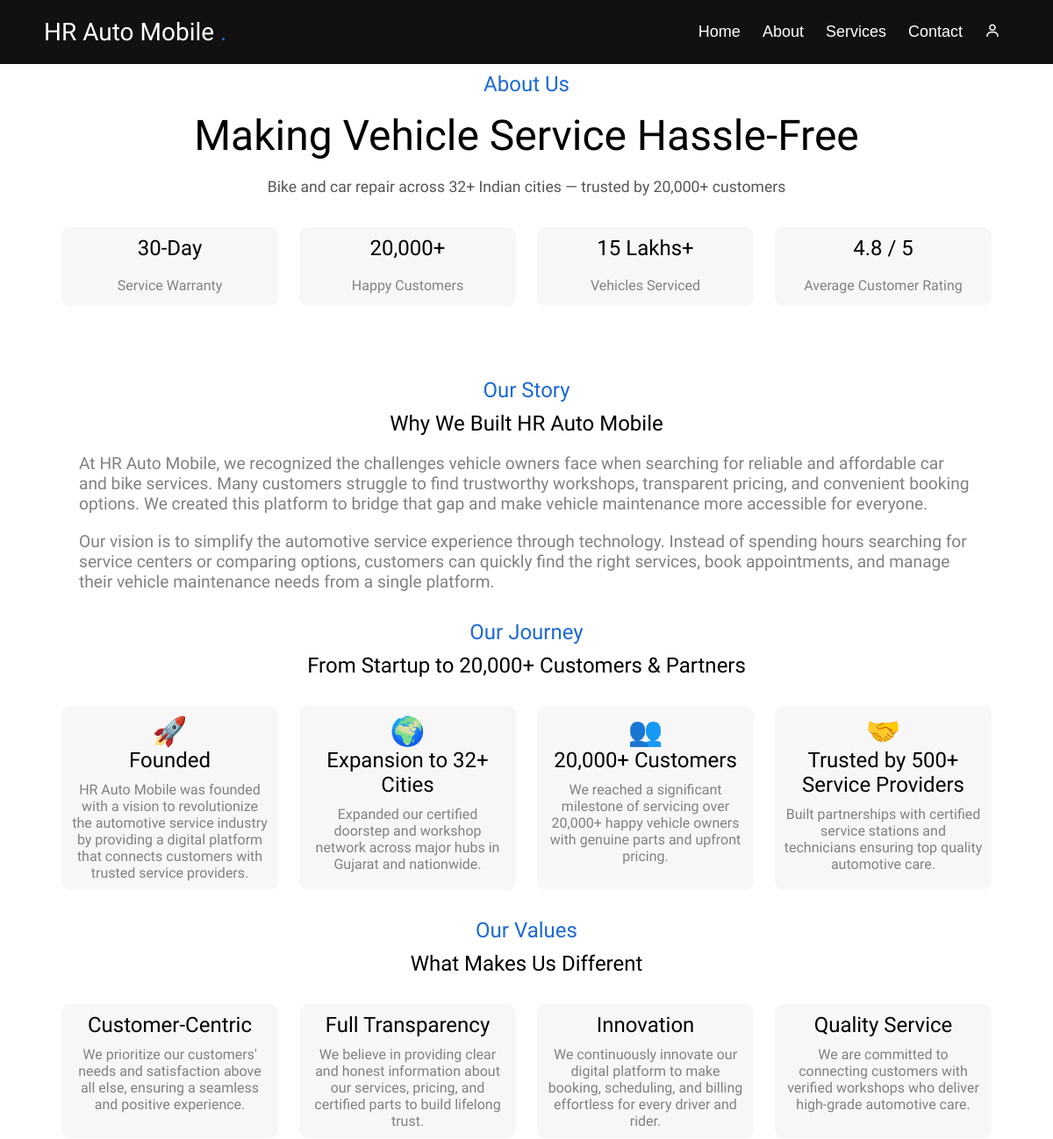
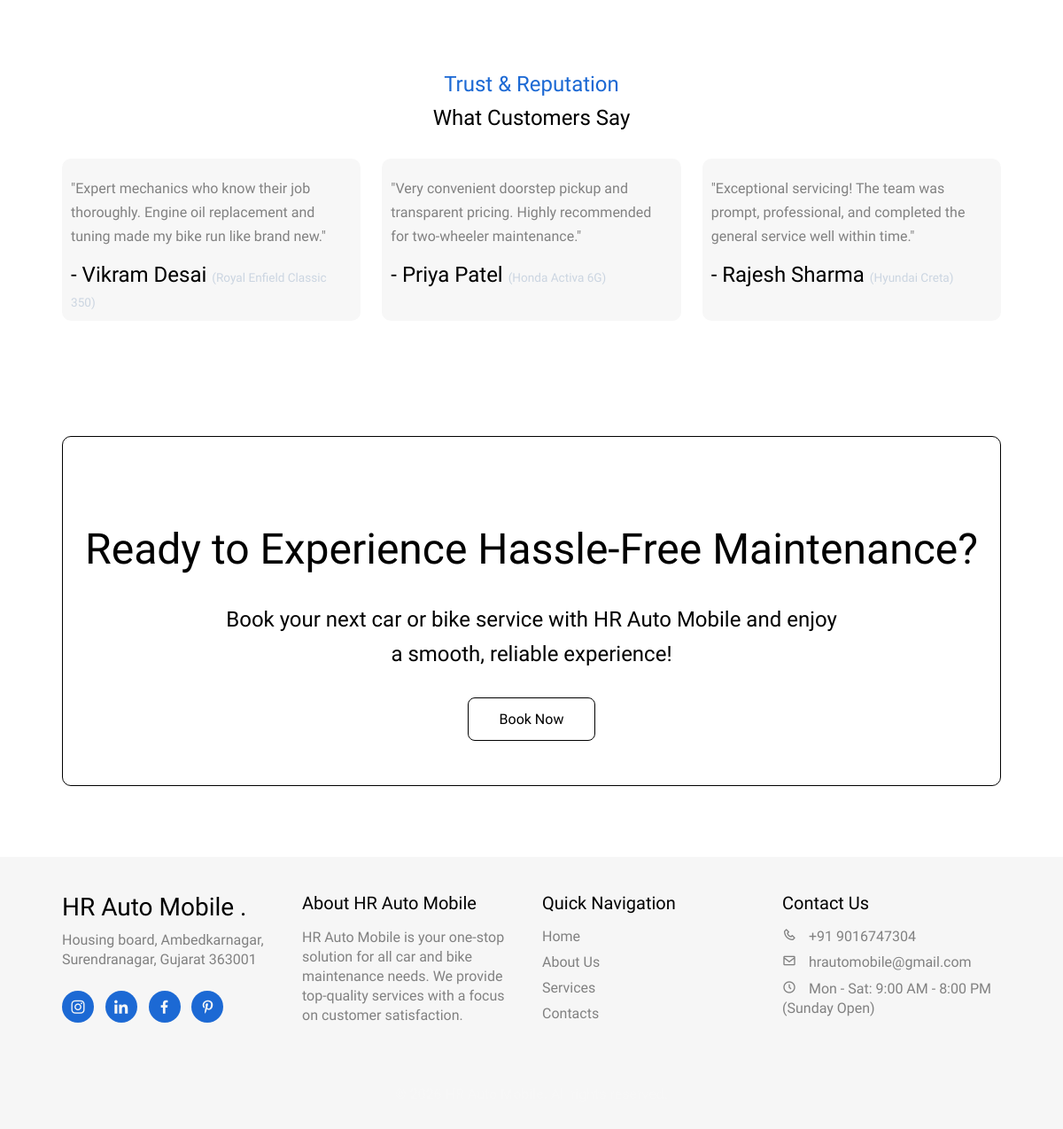
Page /about.php on the committed database (2 pictures, top to bottom).
### tables this page shows
CREATE TABLE `testimonials` (
  `id` int(11) NOT NULL AUTO_INCREMENT,
  `customer_name` varchar(100) NOT NULL,
  `customer_city` varchar(100) DEFAULT NULL,
  `vehicle_name` varchar(100) DEFAULT NULL,
  `rating` int(11) DEFAULT 5,
  `comment` text NOT NULL,
  `status` tinyint(1) DEFAULT 1,
  `created_at` timestamp NOT NULL DEFAULT current_timestamp(),
  PRIMARY KEY (`id`)
);

### includes/settings_loader.php (called while the page is built, shortened)
<?php
require_once __DIR__ . '/../assets/config/db.php';
$siteSettings = [];
try {
    $stmt = $pdo->query("SELECT setting_key, setting_value FROM site_settings");
    while ($row = $stmt->fetch()) {
        $siteSettings[$row['setting_key']] = $row['setting_value'];
    }
} catch (Exception $e) {
}
function siteSetting($key, $default = '') {
    global $siteSettings;
    return htmlspecialchars($siteSettings[$key] ?? $default, ENT_QUOTES, 'UTF-8');
}

### about.php (the view, shortened to what this page needs)
<?php
require_once "includes/settings_loader.php";
$aboutTestimonials = [];
try {
    $stmt = $pdo->query("SELECT customer_name, customer_city, vehicle_name, comment, rating FROM testimonials WHERE status = 1 ORDER BY id DESC LIMIT 3");
    $aboutTestimonials = $stmt->fetchAll();
} catch (Exception $e) {
    error_log('about.php testimonials load error: ' . $e->getMessage());
}
?>
<!DOCTYPE html>
<html lang="en">
<head>
    <link href='https://unpkg.com/boxicons@2.1.4/css/boxicons.min.css' rel='stylesheet'>
    <link rel="stylesheet" href="assets/css/style.css">
</head>
<body>
    <?php include("includes/header.php"); ?>
    <section class="about">
        <h2><?= siteSetting('about_badge', 'About Us') ?></h2>
        <h1><?= siteSetting('about_title', 'Making Vehicle Service Hassle-Free') ?></h1>
        <p><?= siteSetting('about_subtitle', 'Bike and car repair across 32+ Indian cities — trusted by 20,000+ customers') ?>
        </p>
        <div class="about-content container">
            <div class="about-box">
                <h3>30-Day</h3>
                <p>Service Warranty</p>
            </div>
            <div class="about-box">
                <h3><?= siteSetting('stat2_num', '20,000+') ?></h3>
                <p><?= siteSetting('stat2_label', 'Happy Customers') ?></p>
            </div>
            <div class="about-box">
                <h3><?= siteSetting('stat1_num', '15 Lakhs+') ?></h3>
                <p><?= siteSetting('stat1_label', 'Vehicles Serviced') ?></p>
            </div>
            <div class="about-box">
                <h3><?= siteSetting('stat4_num', '4.8 / 5') ?></h3>
                <p><?= siteSetting('stat4_label', 'Average Rating') ?></p>
            </div>
        </div>
    </section>
    <section class="our-story">
        <h2>Our Story</h2>
        <h1><?= siteSetting('about_story_title', 'Why We Built HR Auto Mobile') ?></h1>
        <div class="our-content container">
            <p><?= nl2br(siteSetting('about_story_p1', 'At HR Auto Mobile, we recognized the challenges vehicle owners face when searching for reliable and affordable car and bike services. Many customers struggle to find trustworthy workshops, transparent pricing, and convenient booking options.')) ?>
            </p>
            <p><?= nl2br(siteSetting('about_story_p2', 'Our vision is to simplify the automotive service experience through technology. Instead of spending hours searching for service centers or comparing options, customers can quickly find the right services, book appointments, and manage their vehicle maintenance needs from a single platform.')) ?>
            </p>
        </div>
    </section>
    <section class="our-journey">
        <h2>Our Journey</h2>
        <h1>From Startup to <?= siteSetting('stat2_num', '20,000+') ?> Customers &amp; Partners</h1>
        <div class="journey-content container">
            <div class="journey-box">
                <div class="icon">🚀</div>
                <h3>Founded</h3>
                <p><?= siteSetting('site_name', 'HR Auto Mobile') ?> was founded with a vision to revolutionize the
                    automotive service industry by providing a digital platform that connects customers with trusted
                    service providers.</p>
            </div>
            <div class="journey-box">
                <div class="icon">🌍</div>
                <h3>Expansion to <?= siteSetting('stat3_num', '32+ Cities') ?></h3>
                <p>Expanded our certified doorstep and workshop network across major hubs in Gujarat and nationwide.</p>
            </div>
            <div class="journey-box">
                <div class="icon">👥</div>
                <h3><?= siteSetting('stat2_num', '20,000+') ?> Customers</h3>
                <p>We reached a significant milestone of servicing over <?= siteSetting('stat2_num', '20,000+') ?> happy
                    vehicle owners with genuine parts and upfront pricing.</p>
            </div>
            <div class="journey-box">
                <div class="icon">🤝</div>
                <h3>Trusted by <?= siteSetting('stat5_num', '500+') ?> Service Providers</h3>
                <p>Built partnerships with certified service stations and technicians ensuring top quality automotive
                    care.</p>
            </div>
        </div>
    </section>
    <section class="values container">
        <h2>Our Values</h2>
        <h1>What Makes Us Different</h1>
        <div class="values-content">
            <div class="values-box">
                <h3>Customer-Centric</h3>
                <p>We prioritize our customers' needs and satisfaction above all else, ensuring a seamless and positive
                    experience.</p>
            </div>
            <div class="values-box">
                <h3>Full Transparency</h3>
                <p>We believe in providing clear and honest information about our services, pricing, and certified parts
                    to build lifelong trust.</p>
            </div>
            <div class="values-box">
                <h3>Innovation</h3>
                <p>We continuously innovate our digital platform to make booking, scheduling, and billing effortless for
                    every driver and rider.</p>
            </div>
            <div class="values-box">
                <h3>Quality Service</h3>
                <p>We are committed to connecting customers with verified workshops who deliver high-grade automotive
                    care.</p>
            </div>
        </div>
    </section>
    <?php if (!empty($aboutTestimonials)): ?>
        <section class="trust">
            <h2>Trust &amp; Reputation</h2>
            <h1>What Customers Say</h1>
            <div class="trust-content container">
                    <?php foreach ($aboutTestimonials as $at): ?>
                    <div class="trust-box">
                        <p>"<?= htmlspecialchars($at['comment']) ?>"</p>
                        <h3>- <?= htmlspecialchars($at['customer_name']) ?> <small
                                style="font-weight: normal; font-size: 0.85rem; color: #cbd5e1;">(<?= htmlspecialchars($at['vehicle_name']) ?>)</small>
                        </h3>
                    </div>
                    <?php endforeach; ?>
            </div>
        </section>
    <?php endif; ?>
    <?php include("includes/footer.php"); ?>
</body>
</html>

### rows in the picture
testimonials: comment "Expert mechanics who know their job thoroughly. Engine oil replacement and tuning made my bike run like brand new.", customer_name "Vikram Desai", vehicle_name "Royal Enfield Classic 350"
testimonials: comment "Very convenient doorstep pickup and transparent pricing. Highly recommended for two-wheeler maintenance.", customer_name "Priya Patel", vehicle_name "Honda Activa 6G"
testimonials: comment "Exceptional servicing! The team was prompt, professional, and completed the general service well within time.", customer_name "Rajesh Sharma", vehicle_name "Hyundai Creta"

### other values in the picture
siteSetting('logo_text', 'HR Auto Mobile') "HR Auto Mobile"
siteSetting('about_badge', 'About Us') "About Us"
siteSetting('about_title', 'Making Vehicle Service Hassle-Free') "Making Vehicle Service Hassle-Free"
siteSetting('stat2_num', '20,000+') "20,000+"
siteSetting('stat2_label', 'Happy Customers') "Happy Customers"
siteSetting('stat1_num', '15 Lakhs+') "15 Lakhs+"
siteSetting('stat1_label', 'Vehicles Serviced') "Vehicles Serviced"
siteSetting('stat4_num', '4.8 / 5') "4.8 / 5"
siteSetting('stat4_label', 'Average Rating') "Average Customer Rating"
siteSetting('about_story_title', 'Why We Built HR Auto Mobile') "Why We Built HR Auto Mobile"
siteSetting('site_name', 'HR Auto Mobile') "HR Auto Mobile"
siteSetting('stat3_num', '32+ Cities') "32+ Cities"
siteSetting('stat5_num', '500+') "500+"
siteSetting('cta_btn_text', 'Book Now') "Book Now"
siteSetting('contact_phone', '+91 9016747304') "+91 9016747304"
